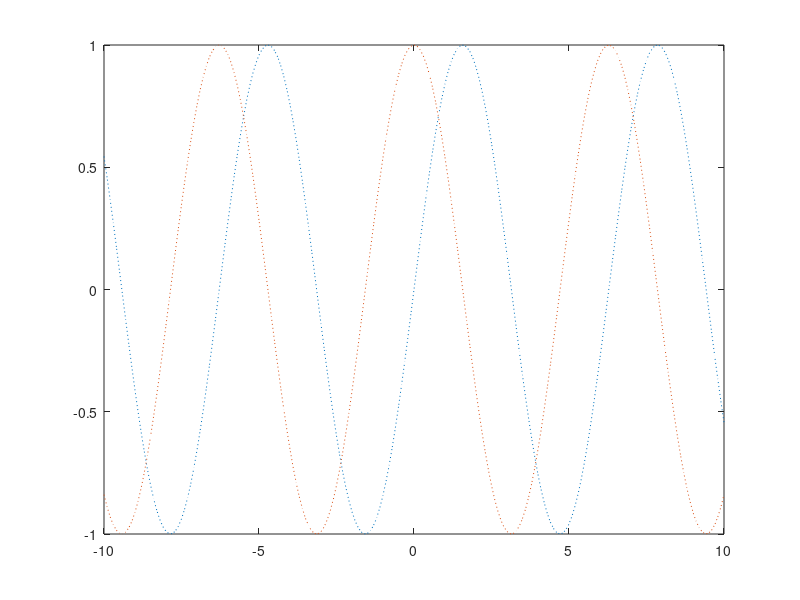

This figure's MATLAB source:
%Zadanie
%przedstaw funkcje sin(x) oraz cos(x) na jednym wykresie dla x w przedziale od -10 do 10
%Dodatkowo uzyj punktowego rozdzialu dla linii wykresu 
x = (-10:0.1:10)
y1 = sin(x)
y2= cos(x)
plot(x,y1,':',x, y2, ':')
